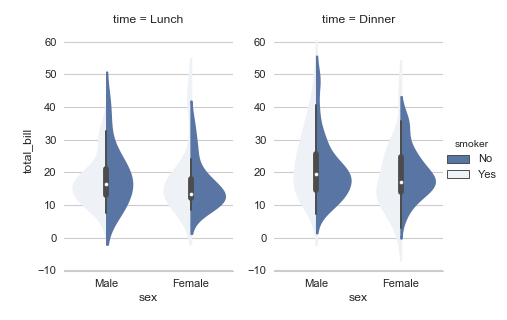

This chart was generated by the following Python code:
g = sns.FacetGrid(tips, col="time", size=4, aspect=.7)
(g.map(sns.violinplot, "sex", "total_bill", "smoker", split=True)
  .despine(left=True)
  .add_legend(title="smoker"))  # doctest: +ELLIPSIS
# <seaborn.axisgrid.FacetGrid object at 0x...>
